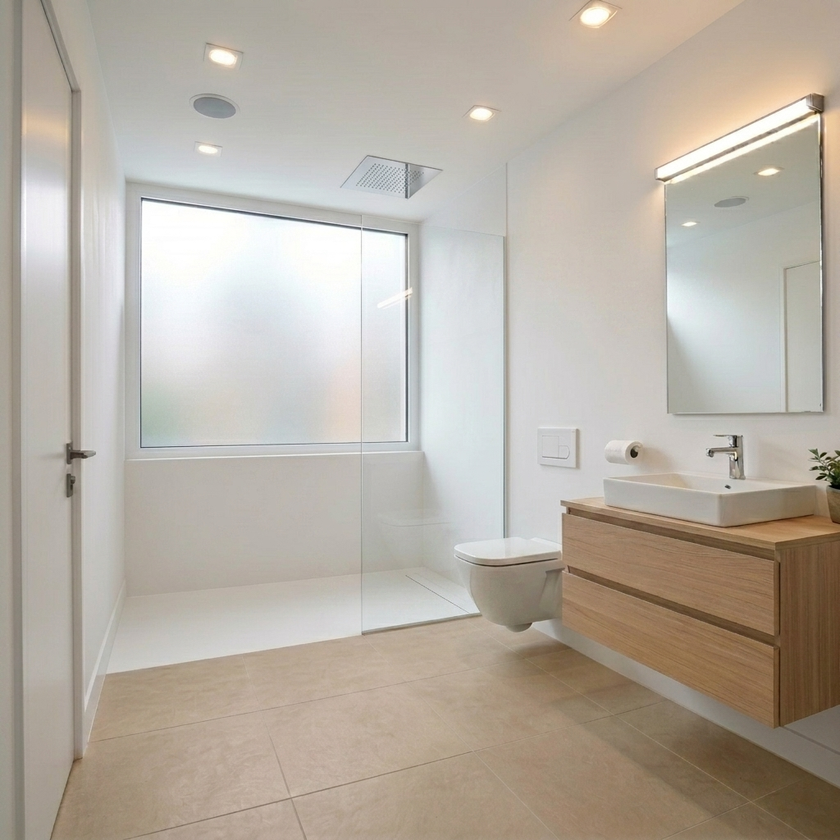
#> input picture assets/pe/bany_p2_pe_definitiu.png, 840 x 840 px, shrunk from 1024 x 1024 before the run
$ python recolor_floor_grey.py
#> lines starting #> are read from the running program, lines starting #| are printed output that depends on the picture; after the words box and inside, x2 and y2 are one past the last pixel; in counts of white or black regions, pixels touching at a corner belong together
#!/usr/bin/env python3
"""Recolorea el terra ceràmic (beige) a gris greige mantenint lluminància i textura."""

from __future__ import annotations

import sys
from pathlib import Path

import numpy as np
from PIL import Image, ImageFilter


# Gris greige porcelànic (referència RSM)
TARGET_RGB = np.array([142, 140, 136], dtype=np.float32)


def rgb_to_lab(rgb: np.ndarray) -> np.ndarray:
    """RGB [0,255] -> LAB (simplificat, suficient per distància)."""
    x = rgb / 255.0
    def lin(c: np.ndarray) -> np.ndarray:
        return np.where(c > 0.04045, ((c + 0.055) / 1.055) ** 2.4, c / 12.92)

    r, g, b = lin(x[..., 0]), lin(x[..., 1]), lin(x[..., 2])
    X = r * 0.4124 + g * 0.3576 + b * 0.1805
    Y = r * 0.2126 + g * 0.7152 + b * 0.0722
    Z = r * 0.0193 + g * 0.1192 + b * 0.9505
    X, Y, Z = X / 0.95047, Y / 1.0, Z / 1.08883

    def f(t: np.ndarray) -> np.ndarray:
        return np.where(t > 0.008856, t ** (1 / 3), 7.787 * t + 16 / 116)

    fx, fy, fz = f(X), f(Y), f(Z)
    L = 116 * fy - 16
    a = 500 * (fx - fy)
    b = 200 * (fy - fz)
    return np.stack([L, a, b], axis=-1)


def build_floor_mask(rgb: np.ndarray) -> np.ndarray:
    h, w, _ = rgb.shape
    yy = np.arange(h, dtype=np.float32)[:, None]
    xx = np.arange(w, dtype=np.float32)[None, :]

    # Mostres de color del terra (beix original)
    patches = []
    for sy, sx in ((0.82, 0.35), (0.88, 0.55), (0.90, 0.75)):
        py, px = int(h * sy), int(w * sx)
        patches.append(rgb[py - 8 : py + 8, px - 12 : px + 12].reshape(-1, 3))
    ref_lab = np.median(rgb_to_lab(np.vstack(patches)), axis=0)

    lab = rgb_to_lab(rgb)
    dist = np.linalg.norm(lab - ref_lab, axis=-1)

    # Terra: zona baixa de la imatge
    roi = yy >= h * 0.58
    mask = roi & (dist < 30)

    # Exclou moble lavabo (fusta) i WC
    vanity = (xx > w * 0.46) & (yy > h * 0.30) & (yy < h * 0.80)
    toilet = (xx > w * 0.38) & (xx < w * 0.62) & (yy > h * 0.38) & (yy < h * 0.72)
    mask &= ~(vanity | toilet)

    # Exclou plat de dutxa (molt clar, centre fons)
    r, g, b = rgb[..., 0], rgb[..., 1], rgb[..., 2]
    shower = (
        (yy > h * 0.50)
        & (xx > w * 0.22)
        & (xx < w * 0.72)
        & (r > 195)
        & (g > 195)
        & (b > 195)
    )
    mask &= ~shower

    # Exclou parets i sostre (molt clars, baixa croma)
    chroma = np.max(rgb, axis=-1) - np.min(rgb, axis=-1)
    wallish = (chroma < 20) & (np.min(rgb, axis=-1) > 195)
    mask &= ~wallish

    # Permet terra sota el moble (franja baixa dreta)
    under_vanity = (xx > w * 0.44) & (yy > h * 0.78)
    mask |= under_vanity & (dist < 32)

    mask_u8 = (mask.astype(np.uint8) * 255)
    m = Image.fromarray(mask_u8)
    m = m.filter(ImageFilter.MaxFilter(3)).filter(ImageFilter.MinFilter(3))
    return np.array(m) > 127


def recolor_floor(img: Image.Image) -> Image.Image:
    rgb = np.array(img.convert("RGB"), dtype=np.float32)
    mask = build_floor_mask(rgb)

    lum = 0.299 * rgb[..., 0] + 0.587 * rgb[..., 1] + 0.114 * rgb[..., 2]
    lum_ref = np.median(lum[mask]) if mask.any() else 160.0
    scale = np.clip(lum / max(lum_ref, 1.0), 0.75, 1.25)

    out = rgb.copy()
    for c in range(3):
        out[..., c] = np.where(mask, TARGET_RGB[c] * scale, out[..., c])

    # Suavitza només vores de la màscara (no les parets)
    mask_u8 = (mask.astype(np.uint8) * 255)
    mask_blur = (
        np.array(Image.fromarray(mask_u8).filter(ImageFilter.GaussianBlur(1)), dtype=np.float32)
        / 255.0
    )[..., None]
    out = out * mask_blur + rgb * (1.0 - mask_blur)

    return Image.fromarray(np.clip(out, 0, 255).astype(np.uint8))


def main() -> None:
    root = Path(__file__).resolve().parents[1]
    src = Path(sys.argv[1]) if len(sys.argv) > 1 else root / "assets/pe/bany_p2_pe_definitiu.png"
    if not src.is_absolute():
        src = root / src
    dst = (
        Path(sys.argv[2])
        if len(sys.argv) > 2
        else src.with_name(src.stem + "_terra_gris" + src.suffix)
    )
    if not dst.is_absolute():
        dst = root / dst

    result = recolor_floor(Image.open(src))
#> after the loop in build_floor_mask, `for sy, sx in ((0.82, 0.35), (0.88, 0.55), (0.90, 0.75)):`: patches = 3 items
#> in rgb_to_lab, `x = rgb / 255.0`: x = 1152 rows, first 8: [0.729, 0.655, 0.584], [0.725, 0.655, 0.58], [0.722, 0.651, 0.58], [0.725, 0.647, 0.576], [0.733, 0.663, 0.584], [0.733, 0.663, 0.584], [0.725, 0.655, 0.576], [0.729, 0.659, 0.58]
#> in rgb_to_lab, `r, g, b = lin(x[..., 0]), lin(x[..., 1]), lin(x[..., 2])`: r = 1152 values, max 0.539 at index 234, min 0.205 at index 1072, mean 0.403; g = 1152 values, max 0.44 at index 339, min 0.144 at index 1124, mean 0.316; b = 1152 values, max 0.356 at index 339, min 0.0865 at index 1072, mean 0.232
#> in rgb_to_lab, `X = r * 0.4124 + g * 0.3576 + b * 0.1805`: X = 1152 values, max 0.444 at index 339, min 0.153 at index 1072, mean 0.321
#> in rgb_to_lab, `Y = r * 0.2126 + g * 0.7152 + b * 0.0722`: Y = 1152 values, max 0.455 at index 339, min 0.154 at index 1124, mean 0.328
#> in rgb_to_lab, `Z = r * 0.0193 + g * 0.1192 + b * 0.9505`: Z = 1152 values, max 0.402 at index 339, min 0.103 at index 1124, mean 0.265
#> in rgb_to_lab, `X, Y, Z = X / 0.95047, Y / 1.0, Z / 1.08883`: X = 1152 values, max 0.467 at index 339, min 0.161 at index 1072, mean 0.338; Z = 1152 values, max 0.369 at index 339, min 0.095 at index 1124, mean 0.244
#> in rgb_to_lab, `fx, fy, fz = f(X), f(Y), f(Z)`: fx = 1152 values, max 0.776 at index 339, min 0.544 at index 1072, mean 0.688; fy = 1152 values, max 0.769 at index 339, min 0.536 at index 1124, mean 0.682; fz = 1152 values, max 0.717 at index 339, min 0.456 at index 1124, mean 0.613
#> in rgb_to_lab, `L = 116 * fy - 16`: L = 1152 values, max 73.21 at index 339, min 46.13 at index 1124, mean 63.06
#> in rgb_to_lab, `a = 500 * (fx - fy)`: a = 1152 values, max 6.63 at index 1034, min 1.16 at index 427, mean 3.31
#> in rgb_to_lab, `b = 200 * (fy - fz)`: b = 1152 values, max 19.33 at index 1065, min 9.54 at index 317, mean 13.63
#> in build_floor_mask, `ref_lab = np.median(rgb_to_lab(np.vstack(patches)), axis=0)`: ref_lab = [67.86, 3.22, 13.54]
#> in build_floor_mask, `mask = roi & (dist < 30)`:
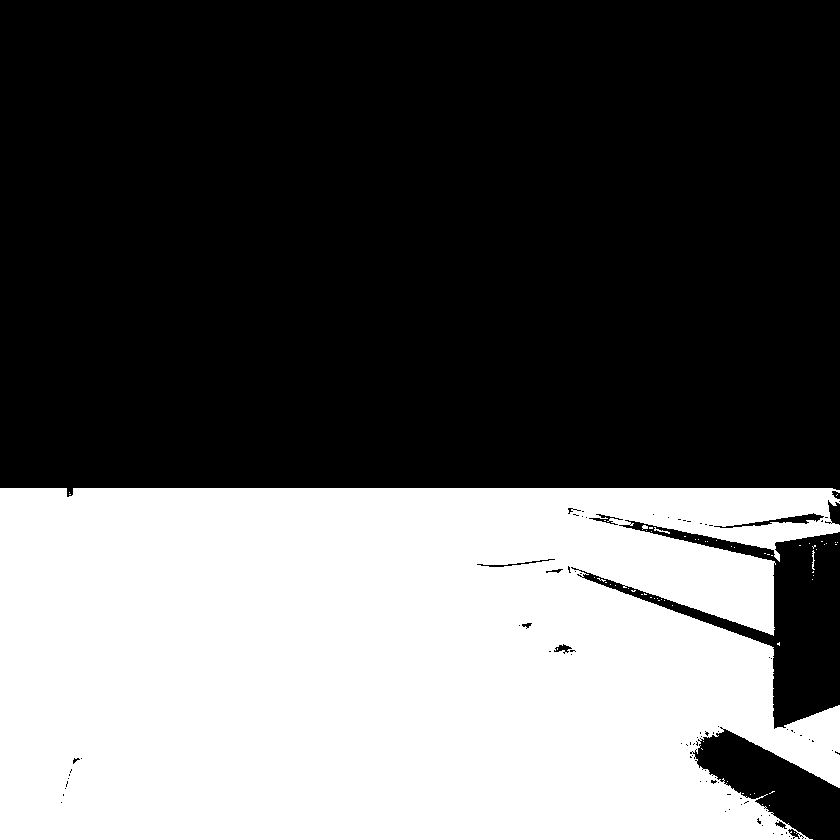
#> mask: shape (840, 840) bool; 38.5% white; 63 white regions (59 under 20 px), largest, box (x1, y1, x2, y2) and area: (0, 488, 840, 840) 271416, (812, 550, 815, 570) 32, (654, 527, 670, 534) 31, (642, 525, 648, 530) 21
#> in build_floor_mask, `mask &= ~(vanity | toilet)`: mask: shape (840, 840) bool; 27.4% white; 13 white regions (12 under 20 px), largest, box (x1, y1, x2, y2) and area: (0, 488, 840, 840) 193277
#> in build_floor_mask, `shower = ( (yy > h * 0.50) & (xx > w * 0.22) & (xx < w * 0.72) & (r > ..`: shower: shape (840, 840) bool; 4.6% white; 41 white regions (34 under 20 px), largest, box (x1, y1, x2, y2) and area: (362, 421, 605, 559) 18802, (185, 588, 480, 662) 8055, (185, 421, 361, 446) 3533
#> in build_floor_mask, `mask &= ~shower`: mask: shape (840, 840) bool; 26.6% white; 21 white regions (20 under 20 px), largest, box (x1, y1, x2, y2) and area: (0, 488, 840, 840) 187633
#> in build_floor_mask, `chroma = np.max(rgb, axis=-1) - np.min(rgb, axis=-1)`:
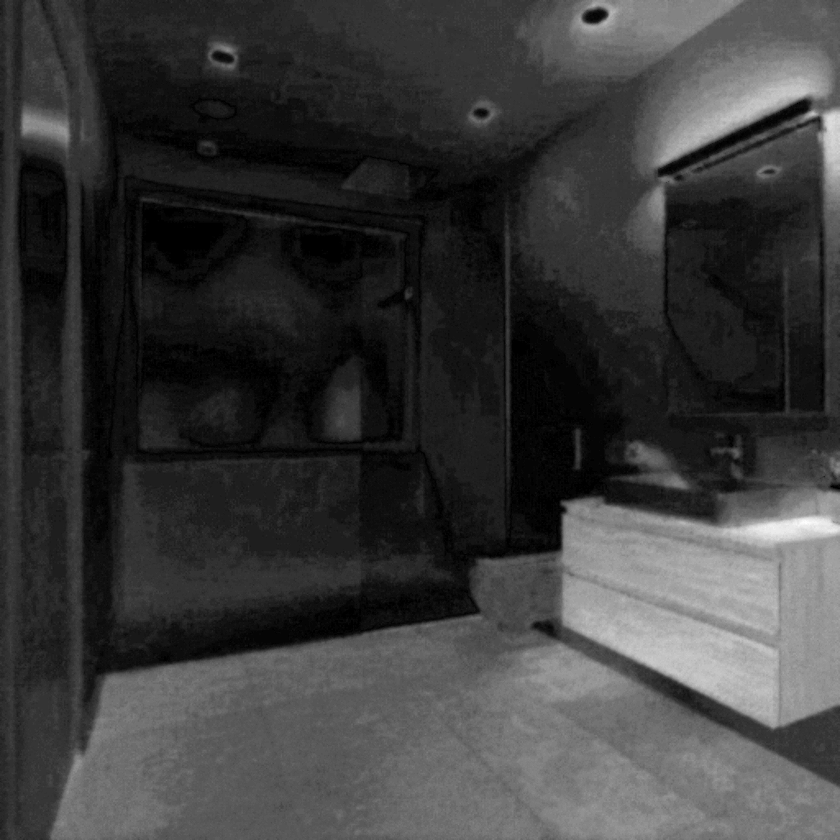
#> chroma: shape (840, 840) float32; min 0, max 93, mean 21.7; drawn with min black and max white
#> in build_floor_mask, `wallish = (chroma < 20) & (np.min(rgb, axis=-1) > 195)`:
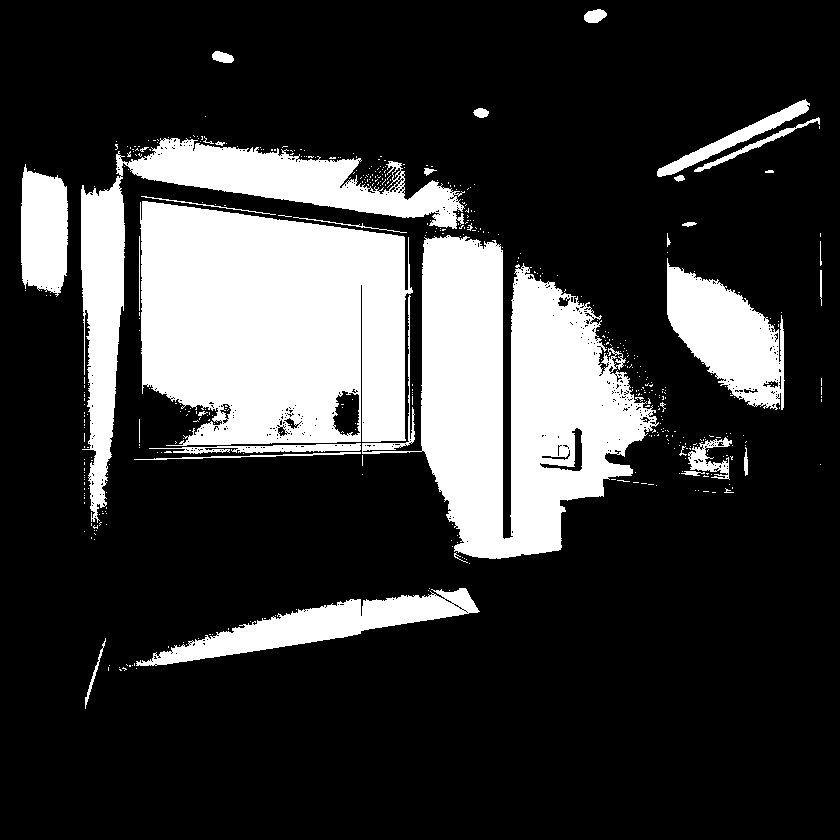
#> wallish: shape (840, 840) bool; 22.4% white; 497 white regions (461 under 20 px), largest, box (x1, y1, x2, y2) and area: (140, 201, 413, 446) 55211, (362, 235, 659, 559) 48608, (81, 138, 465, 523) 22715
#> in build_floor_mask, `mask |= under_vanity & (dist < 32)`: mask: shape (840, 840) bool; 27.5% white; 34 white regions (33 under 20 px), largest, box (x1, y1, x2, y2) and area: (0, 488, 840, 840) 193695
#> in build_floor_mask, `m = m.filter(ImageFilter.MaxFilter(3)).filter(ImageFilter.MinFilter(3))`:
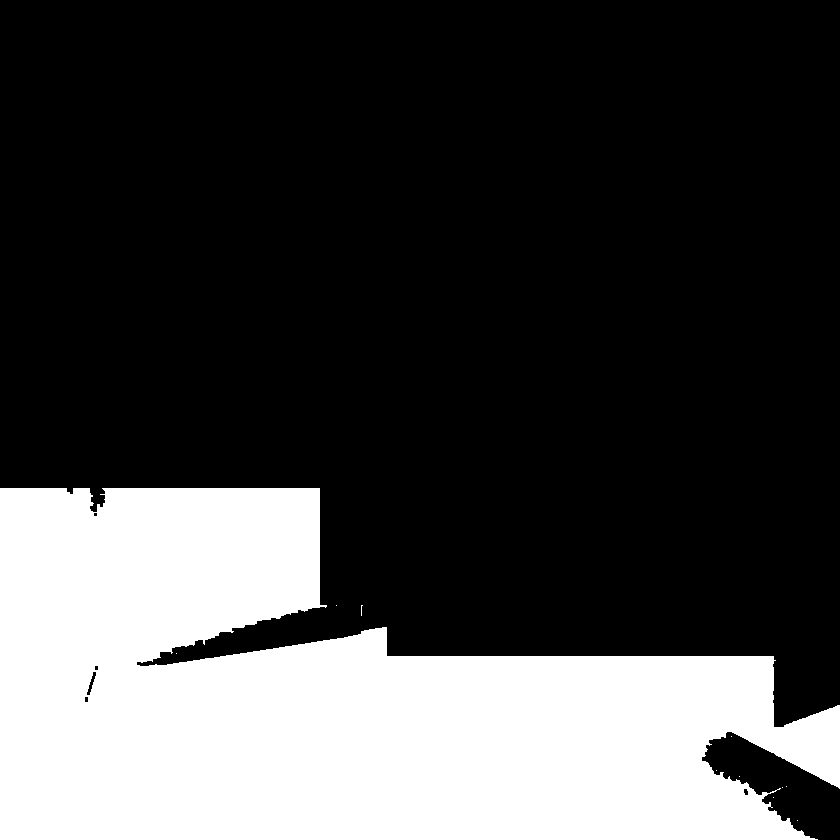
#> m: PIL image 840x840 L; 27.6% white; 11 white regions (10 under 20 px), largest, box (x1, y1, x2, y2) and area: (0, 488, 840, 840) 194484
#> in recolor_floor, `lum_ref = np.median(lum[mask]) if mask.any() else 160.0`: lum_ref = 162.9
#> in recolor_floor, `scale = np.clip(lum / max(lum_ref, 1.0), 0.75, 1.25)`:
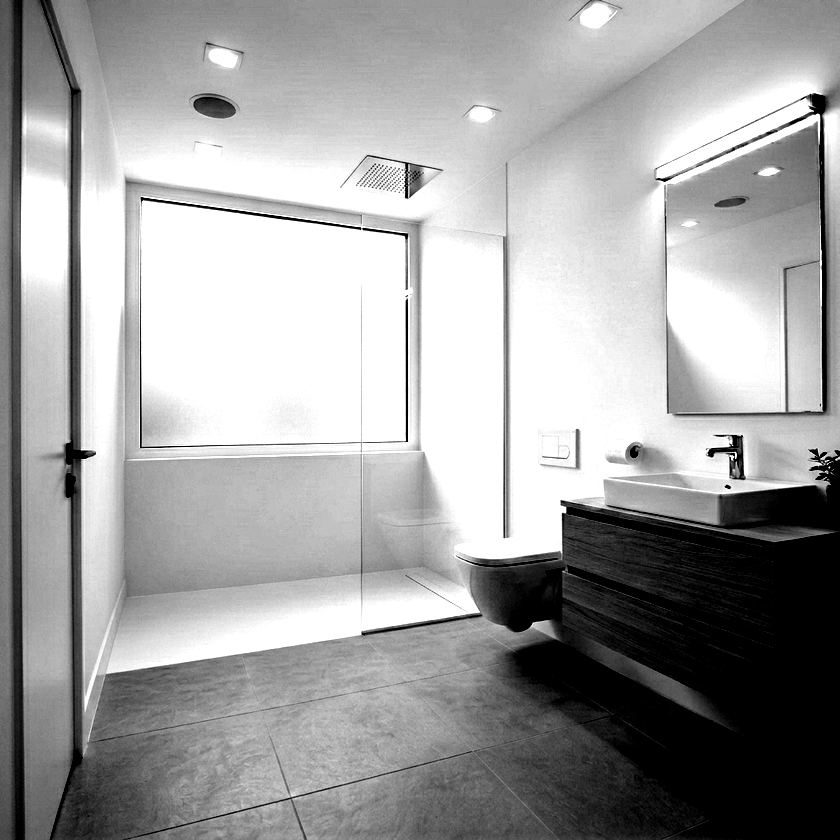
#> scale: shape (840, 840) float32; min 0.75, max 1.25, mean 1.07; drawn with min black and max white
#> after the loop in recolor_floor, `for c in range(3):`:
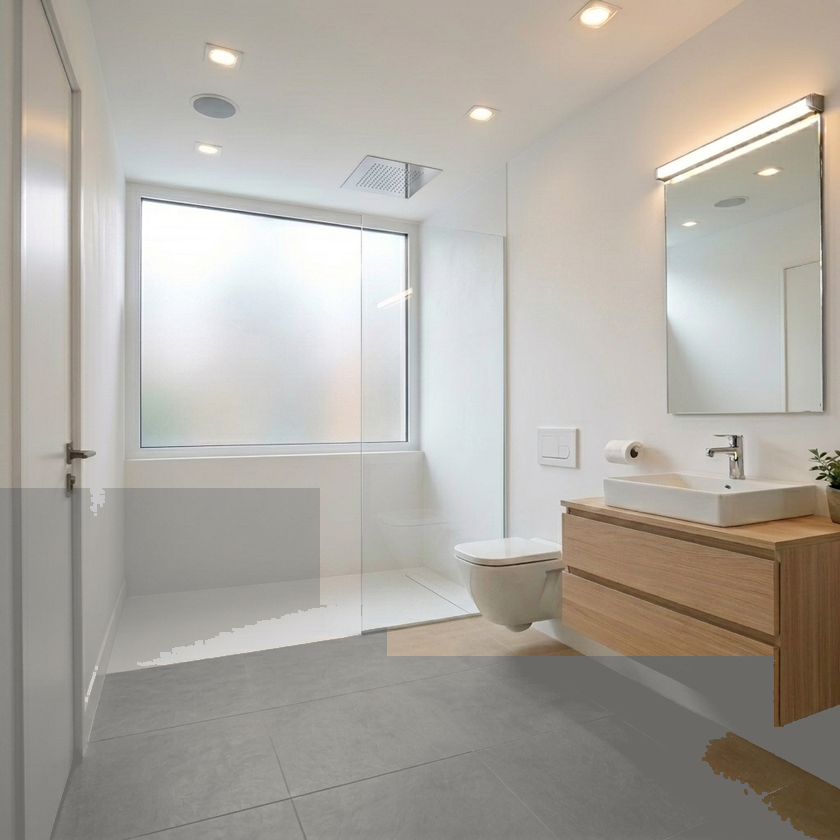
#> out: shape (840, 840, 3) float32; mean R, G, B 174, 169.1, 161.8
    result.save(dst, optimize=True)
    print(f"Guardat: {dst}")


if __name__ == "__main__":
    main()
